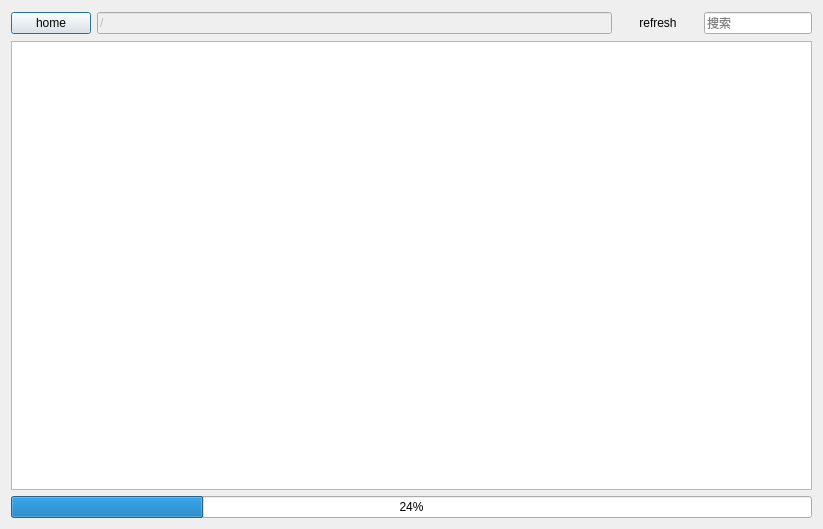
<?xml version="1.0" encoding="UTF-8"?>
<ui version="4.0">
 <class>TestUi</class>
 <widget class="QDialog" name="TestUi">
  <property name="geometry">
   <rect>
    <x>0</x>
    <y>0</y>
    <width>823</width>
    <height>529</height>
   </rect>
  </property>
  <property name="windowTitle">
   <string>TestUi</string>
  </property>
  <layout class="QVBoxLayout" name="verticalLayout">
   <item>
    <layout class="QHBoxLayout" name="horizontalLayout">
     <item>
      <widget class="QPushButton" name="pushButton_home">
       <property name="sizePolicy">
        <sizepolicy hsizetype="Fixed" vsizetype="Fixed">
         <horstretch>0</horstretch>
         <verstretch>0</verstretch>
        </sizepolicy>
       </property>
       <property name="text">
        <string>home</string>
       </property>
      </widget>
     </item>
     <item>
      <widget class="QLineEdit" name="lineEdit_path">
       <property name="enabled">
        <bool>false</bool>
       </property>
       <property name="sizePolicy">
        <sizepolicy hsizetype="Expanding" vsizetype="Fixed">
         <horstretch>0</horstretch>
         <verstretch>0</verstretch>
        </sizepolicy>
       </property>
       <property name="text">
        <string>/</string>
       </property>
      </widget>
     </item>
     <item>
      <widget class="QPushButton" name="pushButto_refresh">
       <property name="sizePolicy">
        <sizepolicy hsizetype="Fixed" vsizetype="Fixed">
         <horstretch>0</horstretch>
         <verstretch>0</verstretch>
        </sizepolicy>
       </property>
       <property name="minimumSize">
        <size>
         <width>24</width>
         <height>24</height>
        </size>
       </property>
       <property name="toolTip">
        <string>刷新</string>
       </property>
       <property name="styleSheet">
        <string notr="true"/>
       </property>
       <property name="text">
        <string>refresh</string>
       </property>
       <property name="icon">
        <iconset>
         <normaloff>:/img/ftp/sync.ico</normaloff>:/img/ftp/sync.ico</iconset>
       </property>
       <property name="autoDefault">
        <bool>false</bool>
       </property>
       <property name="flat">
        <bool>true</bool>
       </property>
      </widget>
     </item>
     <item>
      <widget class="QLineEdit" name="lineEdit_search">
       <property name="sizePolicy">
        <sizepolicy hsizetype="Preferred" vsizetype="Fixed">
         <horstretch>0</horstretch>
         <verstretch>0</verstretch>
        </sizepolicy>
       </property>
       <property name="maximumSize">
        <size>
         <width>517</width>
         <height>16777215</height>
        </size>
       </property>
       <property name="acceptDrops">
        <bool>true</bool>
       </property>
       <property name="toolTip">
        <string>搜索</string>
       </property>
       <property name="text">
        <string/>
       </property>
       <property name="placeholderText">
        <string>搜索</string>
       </property>
       <property name="clearButtonEnabled">
        <bool>true</bool>
       </property>
      </widget>
     </item>
    </layout>
   </item>
   <item>
    <widget class="MutiSelectTreeView" name="treeView"/>
   </item>
   <item>
    <widget class="QProgressBar" name="progressBar">
     <property name="value">
      <number>24</number>
     </property>
    </widget>
   </item>
  </layout>
 </widget>
 <customwidgets>
  <customwidget>
   <class>MutiSelectTreeView</class>
   <extends>QTreeView</extends>
   <header>MutiSelectTreeView.h</header>
  </customwidget>
 </customwidgets>
 <resources/>
 <connections/>
</ui>
